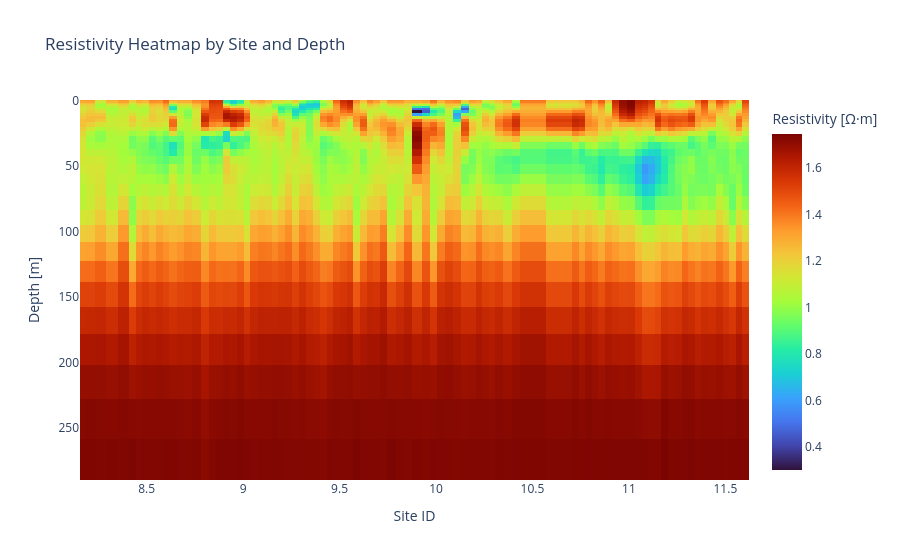

This figure's notebook cell:
### Code cell
import plotly.express as px

# Pivot the melted DataFrame
df_layers_long['log_resistivity'] = np.log10(df_layers_long['resistivity'])

heatmap_df = df_layers_long.pivot_table(
    index='depth', columns='daytime', values='log_resistivity'
)

# Sort depth so it increases downward
heatmap_df = heatmap_df.sort_index(ascending=True)

fig = px.imshow(
    heatmap_df,
    aspect='auto',
    origin='lower',
    color_continuous_scale='turbo',
    labels={'x': 'Site ID', 'y': 'Depth [m]', 'color': 'Resistivity [Ω·m]'},
    title='Resistivity Heatmap by Site and Depth',
    zmin=heatmap_df.min().min(),
    zmax=heatmap_df.max().max(),
)

fig.update_yaxes(autorange="reversed")
fig.show()

### Figure 1 — Plotly figure (JSON) as saved in the notebook; plotly's stock layout.template omitted (floating-point values rounded to 4 significant figures; data arrays with more than 128 entries replaced by an {"elided": "..."} marker saying what was removed)
{"data": [{"coloraxis": "coloraxis", "hovertemplate": "Site ID: %{x}<br>Depth [m]: %{y}<br>Resistivity [Ω·m]: %{z}<extra></extra>", "name": "0", "type": "heatmap", "x": [8.17, 8.201, 8.267, 8.313, 8.391, 8.428, 8.461, 8.493, 8.526, 8.57, 8.601, 8.636, 8.676, 8.715, 8.758, 8.803, 8.841, 8.878, 8.912, 8.951, 8.987, 9.018, 9.056, 9.098, 9.132, 9.165, 9.201, 9.235, 9.272, 9.308, 9.344, 9.383, 9.418, 9.451, 9.487, 9.52, 9.554, 9.589, 9.623, 9.659, 9.691, 9.725, 9.769, 9.817, 9.852, 9.902, 9.949, 9.986, 10.03, 10.07, 10.11, 10.15, 10.19, 10.22, 10.26, 10.29, 10.32, 10.37, 10.42, 10.45, 10.69, 10.72, 10.76, 10.79, 10.82, 10.86, 10.89, 10.93, 10.96, 11.02, 11.05, 11.08, 11.12, 11.15, 11.19, 11.22, 11.26, 11.29, 11.32, 11.36, 11.39, 11.43, 11.47, 11.5, 11.54, 11.57, 11.61], "xaxis": "x", "y": [0.0, 1.0, 2.126, 3.395, 4.825, 6.435, 8.249, 10.29, 12.59, 15.19, 18.11, 21.4, 25.1, 29.28, 33.98, 39.28, 45.25, 51.97, 59.55, 68.08, 77.69, 88.52, 100.7, 114.5, 129.9, 147.4, 167.0, 189.1, 214.0, 242.1, 273.7], "yaxis": "y", "z": {"elided": "31x87 float values"}}], "layout": {"coloraxis": {"cmax": 1.745, "cmin": 0.3021, "colorbar": {"title": {"text": "Resistivity [Ω·m]"}}, "colorscale": [[0, "#30123b"], [0.07143, "#4145ab"], [0.1429, "#4675ed"], [0.2143, "#39a2fc"], [0.2857, "#1bcfd4"], [0.3571, "#24eca6"], [0.4286, "#61fc6c"], [0.5, "#a4fc3b"], [0.5714, "#d1e834"], [0.6429, "#f3c63a"], [0.7143, "#fe9b2d"], [0.7857, "#f36315"], [0.8571, "#d93806"], [0.9286, "#b11901"], [1, "#7a0402"]]}, "title": {"text": "Resistivity Heatmap by Site and Depth"}, "xaxis": {"anchor": "y", "domain": [0, 1], "title": {"text": "Site ID"}}, "yaxis": {"anchor": "x", "autorange": "reversed", "domain": [0, 1], "title": {"text": "Depth [m]"}}}}
